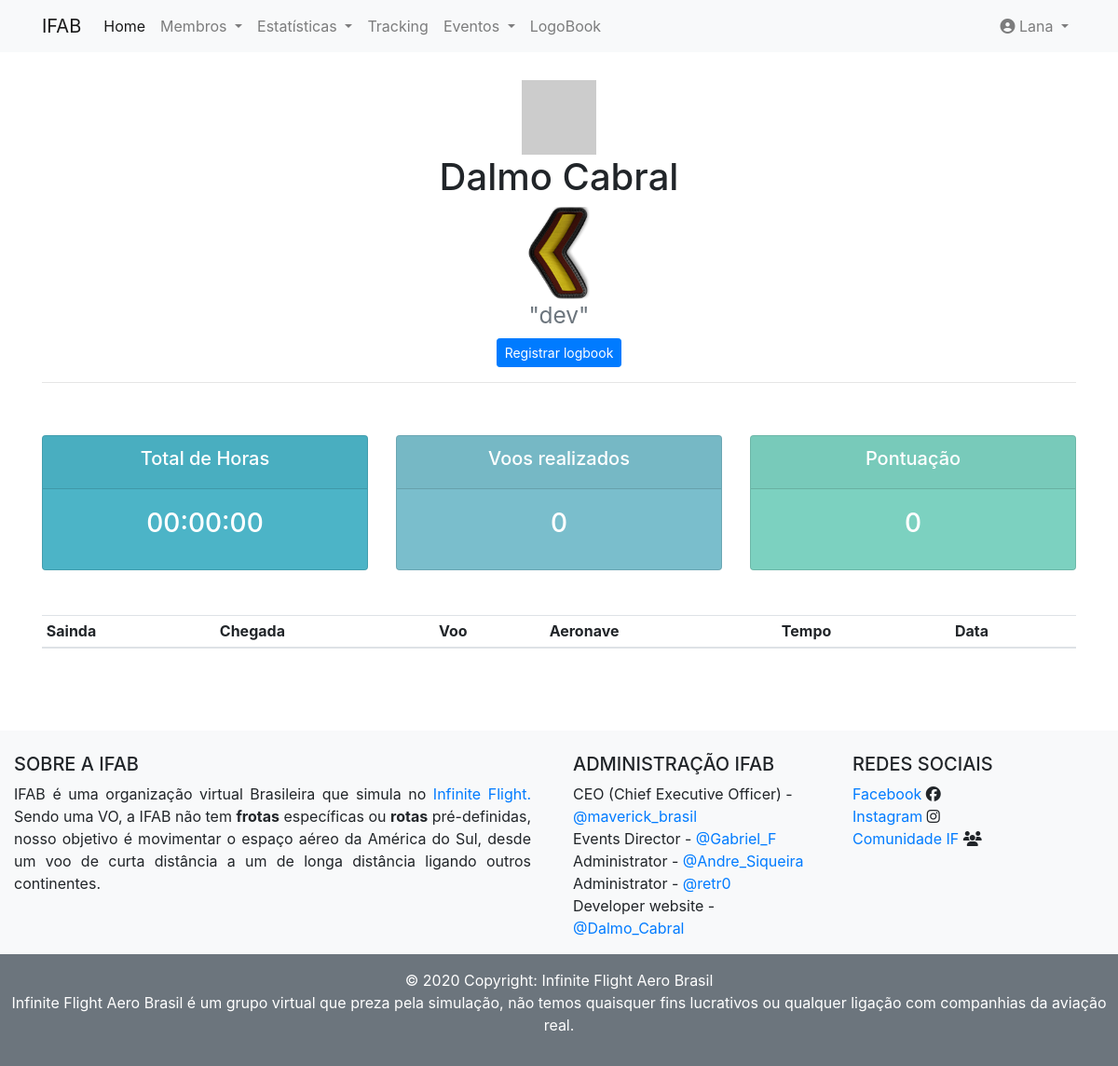
Screenshot of /user/1 (signed in) with the database file from the repository.
### app/models.py (models this page shows, shortened)
class User(db.Model, UserMixin):
    __tablename__ = 'users'
    id = db.Column(db.Integer, primary_key=True)
    username = db.Column(db.String(80), nullable=False)
    sobrenome = db.Column(db.String(200))
    email = db.Column(db.String(120), unique=True, nullable=False, index=True)
    password = db.Column(db.String(120), nullable=False)
    registro = db.Column(db.String(200))
    ifcomunity = db.Column(db.String(400))
    sobremim = db.Column(db.String(200))
    pais = db.Column(db.String(200))
    base = db.Column(db.String(200))
    telefone = db.Column(db.String(200))
    grau = db.Column(db.String(200))
    logbook = db.relationship('Logbook', backref='user', lazy='dynamic')  #lazy='dynamic'
    data_create = db.Column(db.DateTime, default=datetime.utcnow)
    pontos = db.Column(db.Integer(), default=0)
    cont_tempo = db.Column(db.Float, default=0)
    cont_tempo_str = db.Column(db.String(20000), default='00:00:00')
    cont_voo = db.Column(db.Integer, default=0)
    def avatar(self, size):
        digest = md5(self.email.lower().encode('utf-8')).hexdigest()
        return 'https://www.gravatar.com/avatar/{}?d=identicon&s={}'.format(
            digest, size)

### app/routes.py (the view)
@app.route('/user/<int:id>')
@login_required
def user(id):
    va = get_all_time2(Logbook.query.filter_by(user_id=id).all())
    user = User.query.get(id)
    flying_time = get_all_time(Logbook.query.filter_by(user_id=id).all())
    log = Logbook.query.filter_by(user_id=id).order_by(Logbook.data_create.desc()).all()
    return render_template('user.html', user=user, log=log, flying_time=flying_time, va=va)

### app/models.py (called while the page is built)
@login_manager.user_loader
def current_user(user_id):
    return User.query.get(user_id)

### app/routes.py (called while the page is built)
@app.before_request
def before_request():
    if current_user.is_authenticated:
        current_user.data_create = datetime.utcnow()
        db.session.commit()

### app/tools.py (called while the page is built, shortened)
def get_all_time(logbooks):
    counter = timedelta()
    time =  (counter.total_seconds() / 3600)
    return '{0:02.0f}:{1:02.0f}:00'.format(*divmod(float(time) * 60, 60))

def get_all_time2(logbooks):
    counter = timedelta()
    time =  (counter.total_seconds() / 3600)
    return time

### app/templates/user.html (shortened to what this page needs)
{% extends 'base.html' %}
{% from 'bootstrap/form.html' import render_form %}
{% block content %}
<div class="container user-b1">
    <div class="text-center">
        <img src="{{ user.avatar(128) }}">
        <h1>{{ user.username }} {{ user.sobrenome}}</h1>
        {% if va > 3000 %}
      <img src="../static/img/patente/CMM.png" alt=""  width="240px">
    {% elif va > 2000 %}
      <img src="../static/img/patente/CMD.png" alt="" width="240px">
    {% elif va > 1000 %}
      <img src="../static/img/patente/POF2.png" alt="" width="240px">
    {% elif va > 500 %}
      <img src="../static/img/patente/POF.png" alt=""  width="240px">
    {% elif va > 250 %}
      <img src="../static/img/patente/COP2.png" alt="" width="240px">
    {% else %}
      <img src="../static/img/patente/COP.png" alt="" width="240px">
    {% endif %}
        <h3><small class="text-muted">"{{user.sobremim}}"</small></h3>
    </div>
    <div class="text-center">
        <div>
        <a class="btn btn-primary btn-sm brn-block" href="{{ url_for('logbook', id=user.id) }}">Registrar logbook</a>
        </div>
    </div>
    <hr>
    <div class="row">
        <div class="col-sm">
            <div class="card text-white md=3" style="background-color:  #4cb4c7; margin-top: 40px;">
                <div>
                    <div class="card-header">
                        <h5 class="text-center">Total de Horas</h5>
                    </div>
                    <div>
                        <div class="card-body text-center">
                            <h3 class="card-title">{{flying_time}}</h3>
                        </div>
                    </div>
                </div>
            </div>
        </div>
        <div class="col-sm">
            <div class="card text-center text-white md=3" style="background-color:  #7abecc; margin-top: 40px;">
                <div class="card-header">
                    <h5>Voos realizados</h5>
                </div>
                <div class="card-body">
                    <h3 class="card-title">{{ log | length }}</h3>
                </div>
            </div>
        </div>
        <div class="col-sm" style="margin-top: 40px;">
            <div class="card text-center text-white md=3" style="background-color:  #7cd1c0;">
                <div>
                    <div class="card-header">
                        <h5>Pontuação </h5>
                    </div>
                    <div class="card-body">
                        <h3 class="card-title">{{user.pontos}}</h3>
                    </div>
                </div>
            </div>
        </div>
    </div>
    <br>
    <br>
    <table class="table table-sm table-responsive-sm table-striped">
        <thead>
          <tr>
            <th scope="col">Sainda</th>
            <th scope="col">Chegada</th>
            <th scope="col">Voo</th>
            <th scope="col">Aeronave</th>
            <th scope="col">Tempo</th>
            <th scope="col">Data</th>
          </tr>
        </thead>
      </table>
</div>
{% endblock %}

### app/templates/base.html (shortened to what this page needs)
<!doctype html>
<html lang="pt-br">
  <head>
    <link rel="stylesheet" href="{{ url_for('static', filename='css/style.css') }}">
    <link rel="stylesheet" href="https://use.fontawesome.com/releases/v5.15.1/css/all.css">
    <link rel="stylesheet" href="https://unpkg.com/leaflet@1.6.0/dist/leaflet.css"
 />
  <link rel="stylesheet" href="https://maxcdn.bootstrapcdn.com/bootstrap/4.0.0/css/bootstrap.min.css"
>
    {{ bootstrap.load_css() }}
  </head>
  <body>
      {% include 'nav.html' %}
        {% block content %} {% endblock %}
        <br>
        <br>
        <br>
  <footer class="page-footer font-small  bg-light pt-4">
    <div class="container-fluid text-center text-md-left">
      <div class="row">
        <div class="col-md-6 mt-md-0 mt-3">
          <h5 class="text-uppercase">Sobre a IFAB</h5>
          <p style="text-align: justify;padding-right: 15px;">
            IFAB é uma organização virtual Brasileira que simula no <a href="https://infiniteflight.com/"
              target="_blank" rel="noopener noreferrer">Infinite Flight.</a>
            Sendo uma VO, a IFAB não tem <strong>frotas</strong> específicas ou <strong>rotas</strong> pré-definidas,
            nosso objetivo é movimentar
            o espaço aéreo da América do Sul, desde um voo de curta distância a um de longa distância ligando outros
            continentes.
          </p>
        </div>
        <div class="col-md-3 mb-md-0 mb-3">
          <h5 class="text-uppercase">ADMINISTRAÇÃO IFAB</h5>
          <ul class="list-unstyled">
            <li>
              CEO (Chief Executive Officer) - <a href="https://community.infiniteflight.com/u/maverick_brasil">@maverick_brasil</a>
            </li>
            <li>
              Events Director - <a href="https://community.infiniteflight.com/u/gabriel_f">@Gabriel_F</a>
            </li>
            Administrator - <a href="https://community.infiniteflight.com/u/andre_siqueira">@Andre_Siqueira</a></li>
            <li>
              Administrator - <a href="https://community.infiniteflight.com/u/retr0">@retr0</a>
            </li>
            <li>
              Developer website - <a href="https://community.infiniteflight.com/u/Dalmo_Cabral">@Dalmo_Cabral</a>
            </li>
          </ul>
        </div>
        <div class="col-md-3 mb-md-0 mb-3">
          <h5 class="text-uppercase">REDES SOCIAIS</h5>
          <ul class="list-unstyled">
            <li>
              <a href="https://www.facebook.com/groups/1305304286307235/?ref=bookmarks">Facebook</a> <i
                class="fab fa-facebook" aria-hidden="true"></i>
            </li>
            <li>
              <a href="https://www.instagram.com/if_aero_brasil/">Instagram</a> <i class="fab fa-instagram"
                aria-hidden="true"></i>
            </li>
            <li>
              <a href="https://community.infinite-flight.com/">Comunidade IF</a> <i class="fas fa-users"></i>
            </li>
          </ul>
        </div>
      </div>
    </div>
    <div class="footer-copyright text-center py-3  bg-secondary text-white">© 2020 Copyright:
      Infinite Flight Aero Brasil</a>
      <p>
        Infinite Flight Aero Brasil é um grupo virtual que preza pela simulação, não temos quaisquer fins lucrativos ou
        qualquer ligação com companhias da aviação real.
      </p>
    </div>
  </footer>
  </body>
</html>

### app/templates/nav.html (shortened to what this page needs)
<nav class="navbar navbar-expand-lg navbar-light bg-light">
  <div class="container">
    <a class="navbar-brand" href="#">IFAB</a>
    <div class="collapse navbar-collapse" id="navbarNav">
      <ul class="navbar-nav">
        <li class="nav-item active">
          <a class="nav-link" href="{{ url_for('index') }}">Home</a>
        </li>
        <li class="nav-item dropdown">
          <a class="nav-link dropdown-toggle" href="#" id="navbarDropdown" role="button" data-toggle="dropdown"
            aria-haspopup="true" aria-expanded="false">
            Membros
          </a>
        </li>
        <li class="nav-item dropdown">
          <a class="nav-link dropdown-toggle" href="#" id="navbarDropdown" role="button" data-toggle="dropdown"
            aria-haspopup="true" aria-expanded="false">
            Estatísticas
          </a>
        </li>
        <li class="nav-item">
          <a class="nav-link" href="tracker">Tracking</a>
        </li>
        <li class="nav-item dropdown">
          <a class="nav-link dropdown-toggle" href="#" id="navbarDropdown" role="button" data-toggle="dropdown"
            aria-haspopup="true" aria-expanded="false">
            Eventos
          </a>
        </li>
      </ul>
      {% if current_user.is_anonymous %}
      <ul class="nav navbar-nav ml-auto">
        <li class="nav-item">
          <a class="nav-link" href="{{ url_for('login') }}"><i class="fas fa-sign-in-alt"></i> Login</a>
        </li>
      </ul>
      {% else %}
      <ul class="navbar-nav">
        <li>
          <a class="nav-link" href="{{ url_for('user', id=current_user.id) }}">
              LogoBook</a>
        </li>
      </ul>
      <ul class="nav navbar-nav ml-auto">
        <li class="nav-item dropdown">
          <a class="nav-link dropdown-toggle" href="#" id="navbarDropdown" role="button" data-toggle="dropdown"
            aria-haspopup="true" aria-expanded="false"><i class="fas fa-user-circle"></i>
            {{ current_user.username }}
          </a>
        </li>
      </ul>
      {% endif %}
    </div>
  </div>
</nav>

### app/static/css/style.css (style rules this page uses)
body { background-color: #ebeff5; }
.user-b1 { margin-top: 30px; }
html { font-size: 1rem; }

### rows the page displays
User: username "Lana"
User: username "Dalmo", sobrenome "Cabral", sobremim "dev", pontos "0"

### other values shown
{{ flying_time }} "00:00:00"
{{ log | length }} "0"
